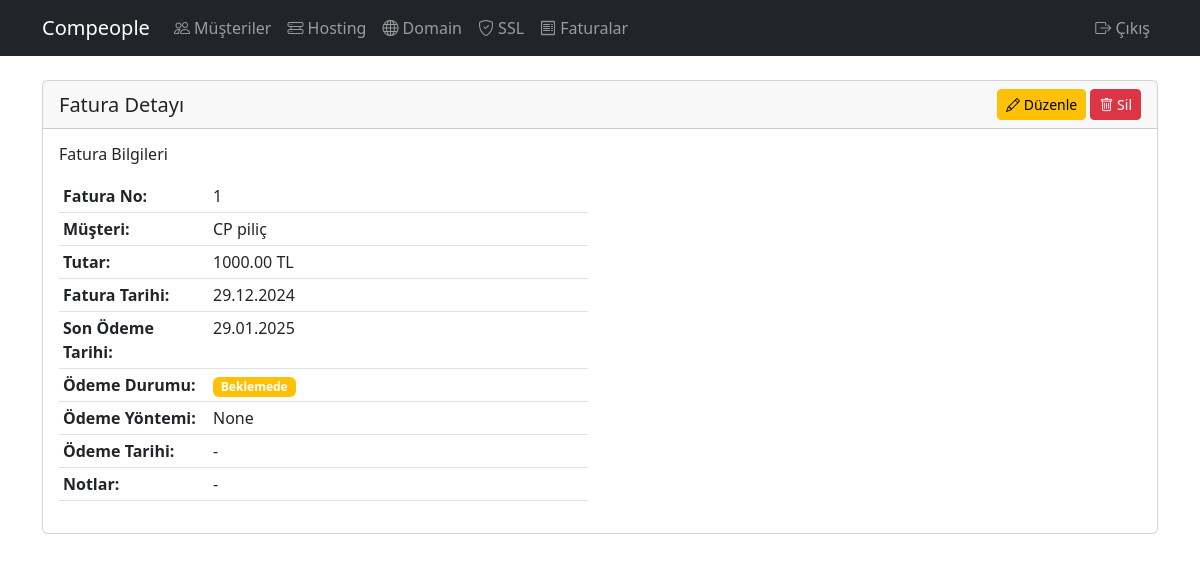
The page /invoices/1/ (signed in) on the database its author committed.
### customers/models.py (models this page shows, shortened)
class Invoice(models.Model):
    PAYMENT_STATUS = [
        ('paid', 'Ödendi'),
        ('pending', 'Beklemede'),
        ('overdue', 'Gecikmiş'),
    ]
    PAYMENT_METHODS = [
        ('bank_transfer', 'Banka Havalesi'),
        ('credit_card', 'Kredi Kartı'),
        ('other', 'Diğer'),
    ]
    customer = models.ForeignKey(Customer, on_delete=models.CASCADE, verbose_name='Müşteri')
    invoice_number = models.CharField(max_length=50, unique=True, verbose_name='Fatura No')
    description = models.TextField(verbose_name='Açıklama')
    amount = models.DecimalField(max_digits=10, decimal_places=2, verbose_name='Tutar')
    issue_date = models.DateField(verbose_name='Fatura Tarihi')
    due_date = models.DateField(verbose_name='Son Ödeme Tarihi')
    payment_status = models.CharField(max_length=10, choices=PAYMENT_STATUS, default='pending', verbose_name='Ödeme Durumu')
    payment_date = models.DateField(null=True, blank=True, verbose_name='Ödeme Tarihi')
    payment_method = models.CharField(max_length=20, choices=PAYMENT_METHODS, null=True, blank=True, verbose_name='Ödeme Yöntemi')
    payment_notes = models.TextField(blank=True, null=True, verbose_name='Ödeme Notları')
    notes = models.TextField(blank=True, null=True, verbose_name='Notlar')
    class Meta:
        verbose_name = 'Fatura'
        verbose_name_plural = 'Faturalar'

class Customer(models.Model):
    company_name = models.CharField(max_length=200, verbose_name='Firma Adı')
    contact_name = models.CharField(max_length=200, verbose_name='İletişim Kişisi')
    email = models.EmailField(verbose_name='E-posta')
    email2 = models.EmailField(verbose_name='E-posta 2', blank=True, null=True)
    email3 = models.EmailField(verbose_name='E-posta 3', blank=True, null=True)
    phone = models.CharField(max_length=20, verbose_name='Telefon')
    address = models.TextField(verbose_name='Adres', blank=True, null=True)
    tax_office = models.CharField(max_length=200, verbose_name='Vergi Dairesi', blank=True, null=True)
    tax_number = models.CharField(max_length=50, verbose_name='Vergi Numarası', blank=True, null=True)
    registration_date = models.DateField(verbose_name='Kayıt Tarihi')
    notes = models.TextField(blank=True, null=True, verbose_name='Notlar')
    created_at = models.DateTimeField(default=timezone.now, verbose_name='Oluşturulma Tarihi')
    class Meta:
        verbose_name = 'Müşteri'
        verbose_name_plural = 'Müşteriler'

### customers/views.py (the view)
# urls.py: path('invoices/<int:pk>/', views.invoice_detail, name='invoice-detail'),
@login_required
def invoice_detail(request, pk):
    invoice = get_object_or_404(Invoice, pk=pk)
    return render(request, 'customers/invoice_detail.html', {'invoice': invoice})

### customers/templates/customers/invoice_detail.html
{% extends 'customers/base.html' %}
{% block content %}
<div class="card">
    <div class="card-header d-flex justify-content-between align-items-center">
        <h5 class="card-title mb-0">Fatura Detayı</h5>
        <div>
            <a href="{% url 'customers:invoice-edit' invoice.pk %}" class="btn btn-warning btn-sm">
                <i class="bi bi-pencil"></i> Düzenle
            </a>
            <a href="{% url 'customers:invoice-delete' invoice.pk %}" class="btn btn-danger btn-sm">
                <i class="bi bi-trash"></i> Sil
            </a>
        </div>
    </div>
    <div class="card-body">
        <div class="row">
            <div class="col-md-6">
                <h6 class="mb-3">Fatura Bilgileri</h6>
                <table class="table table-sm">
                    <tr>
                        <th style="width: 150px;">Fatura No:</th>
                        <td>{{ invoice.invoice_number }}</td>
                    </tr>
                    <tr>
                        <th>Müşteri:</th>
                        <td>{{ invoice.customer.company_name }}</td>
                    </tr>
                    <tr>
                        <th>Tutar:</th>
                        <td>{{ invoice.amount }} TL</td>
                    </tr>
                    <tr>
                        <th>Fatura Tarihi:</th>
                        <td>{{ invoice.issue_date|date:"d.m.Y" }}</td>
                    </tr>
                    <tr>
                        <th>Son Ödeme Tarihi:</th>
                        <td>{{ invoice.due_date|date:"d.m.Y" }}</td>
                    </tr>
                    <tr>
                        <th>Ödeme Durumu:</th>
                        <td>
                            {% if invoice.payment_status == 'paid' %}
                            <span class="badge bg-success">Ödendi</span>
                            {% elif invoice.payment_status == 'pending' %}
                            <span class="badge bg-warning">Beklemede</span>
                            {% else %}
                            <span class="badge bg-danger">Gecikmiş</span>
                            {% endif %}
                        </td>
                    </tr>
                    <tr>
                        <th>Ödeme Yöntemi:</th>
                        <td>{{ invoice.get_payment_method_display }}</td>
                    </tr>
                    <tr>
                        <th>Ödeme Tarihi:</th>
                        <td>{{ invoice.payment_date|date:"d.m.Y"|default:"-" }}</td>
                    </tr>
                    <tr>
                        <th>Notlar:</th>
                        <td>{{ invoice.notes|default:"-" }}</td>
                    </tr>
                </table>
            </div>
        </div>
    </div>
</div>
{% endblock %}

### rows shown on the page
Invoice: invoice_number "1", customer.company_name "CP piliç", amount "1000.00", issue_date "29.12.2024", due_date "29.01.2025", payment_method "None", payment_date "-", notes "-"
